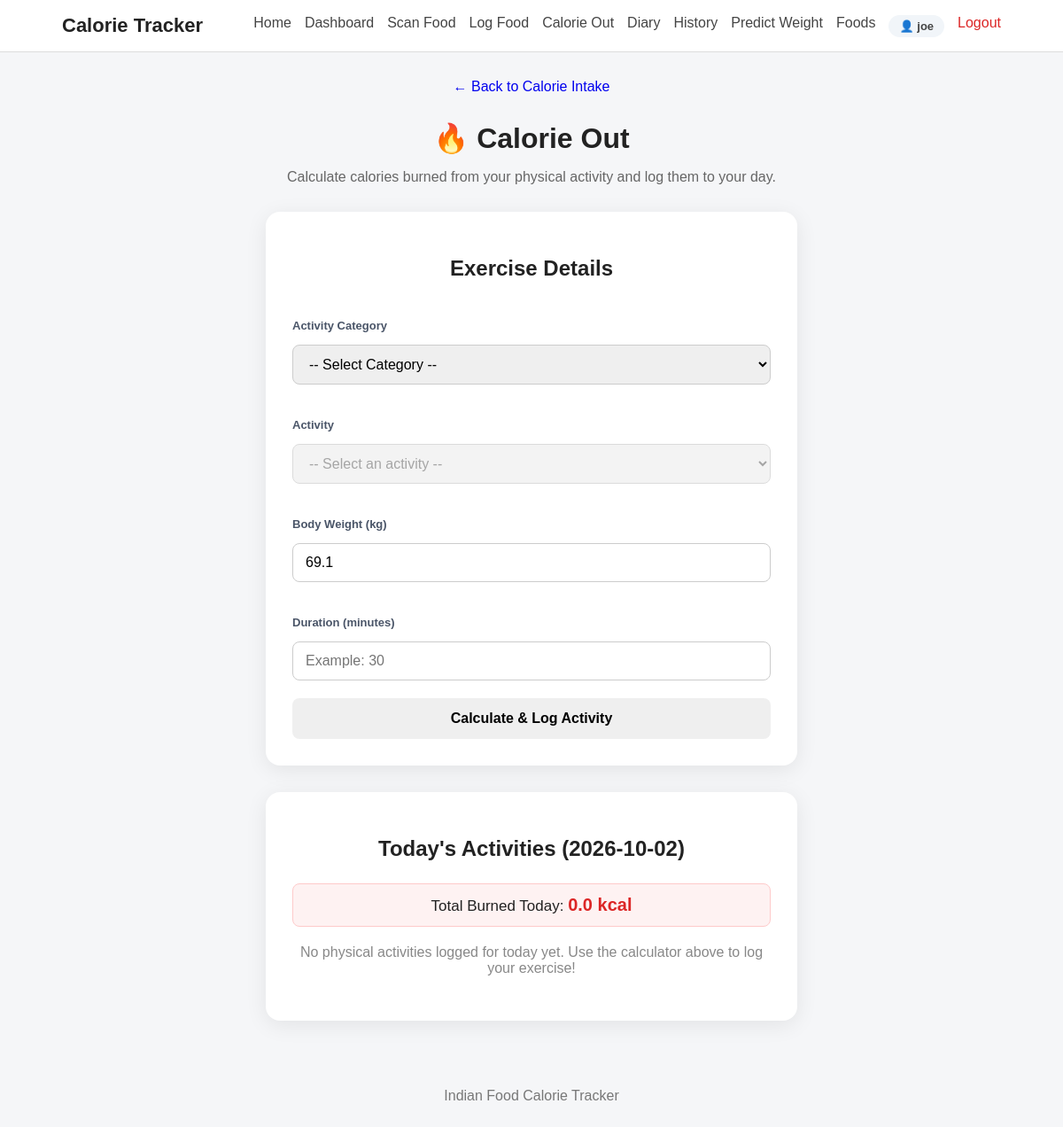
Page /calorie-out (signed in) on the earlier database version.
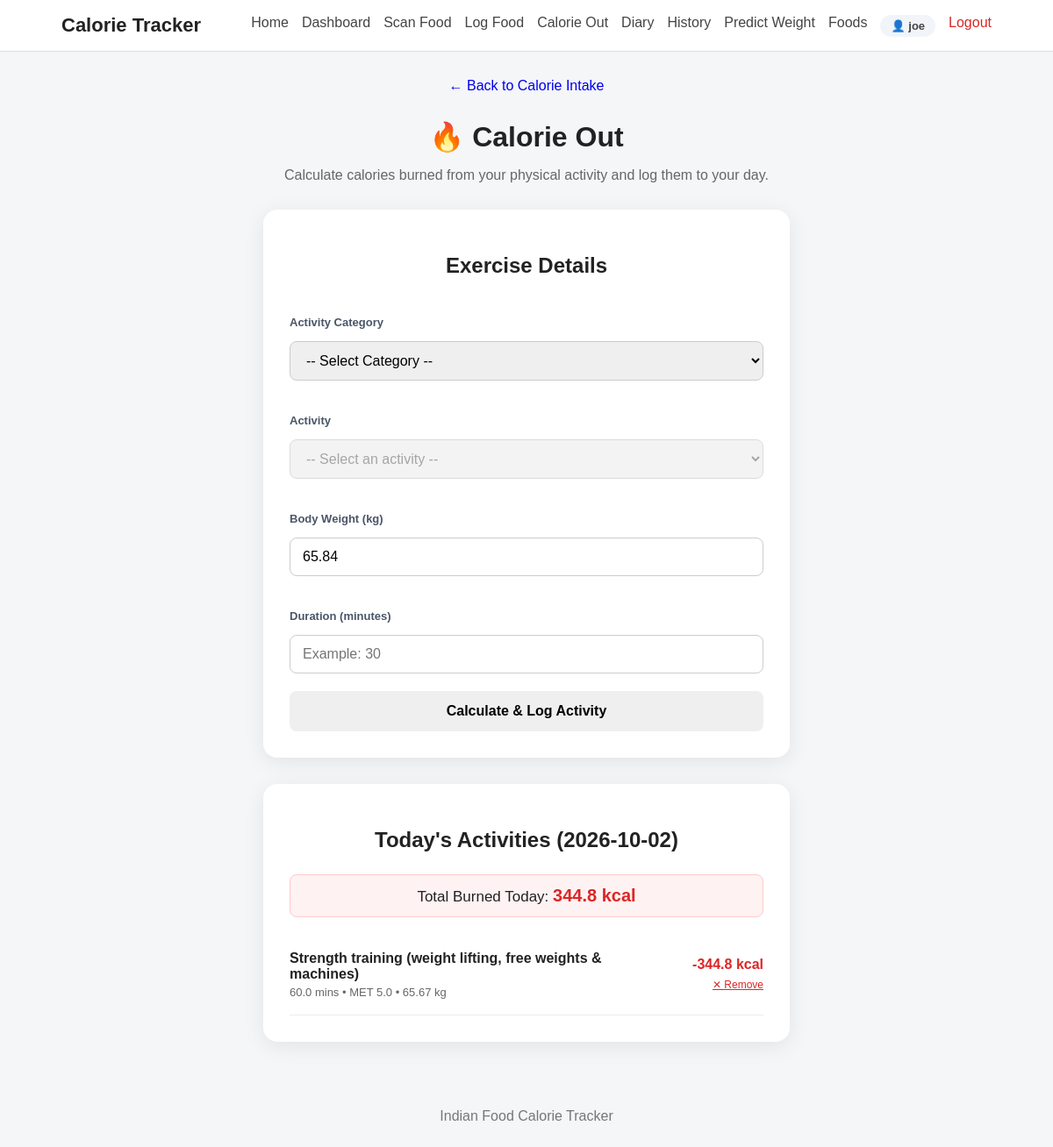
Same page on the later database version.
### tables this page shows
CREATE TABLE weight_records (
            id INTEGER PRIMARY KEY AUTOINCREMENT,
            user_id INTEGER NOT NULL,
            weight_kg REAL NOT NULL,
            recorded_date TEXT NOT NULL,
            created_at TIMESTAMP DEFAULT CURRENT_TIMESTAMP,
            FOREIGN KEY (user_id) REFERENCES users(id) ON DELETE CASCADE
        );

CREATE TABLE calorie_out_records (
            id INTEGER PRIMARY KEY AUTOINCREMENT,
            user_id INTEGER NOT NULL,
            activity TEXT NOT NULL,
            met REAL NOT NULL,
            weight_kg REAL NOT NULL,
            duration_minutes REAL NOT NULL,
            calories_burned REAL NOT NULL,
            recorded_date TEXT NOT NULL,
            created_at TIMESTAMP DEFAULT CURRENT_TIMESTAMP,
            FOREIGN KEY (user_id) REFERENCES users(id) ON DELETE CASCADE
        );

### app.py (the view)
@app.route("/calorie-out", methods=["GET"])
@login_required
def calorie_out():
    user_id = session.get("user_id")
    categories = get_activity_categories()
    latest_w = get_latest_weight(user_id)
    user_weight = latest_w["weight_kg"] if latest_w else None
    today = datetime.now().strftime("%Y-%m-%d")
    today_exercises = get_calorie_out_by_date(user_id, today)
    today_burned = get_calorie_out_total(user_id, today)
    return render_template(
        "calorie_out.html",
        categories=categories,
        user_weight=user_weight,
        today_exercises=today_exercises,
        today_burned=today_burned,
        today=today
    )

### app.py (called while the page is built)
def login_required(view_func):
    @wraps(view_func)
    def wrapped_view(*args, **kwargs):
        if not session.get("user_id"):
            flash("Please log in to access this page.", "error")
            return redirect(url_for("login", next=request.path))
        return view_func(*args, **kwargs)
    return wrapped_view

@app.context_processor
def inject_user():
    user_id = session.get("user_id")
    if user_id:
        user = get_user_by_id(user_id)
        if user:
            return {"current_user": user, "logged_in": True}
    return {"current_user": None, "logged_in": False}

### database.py (called while the page is built)
def get_connection():
    connection = sqlite3.connect(
        DATABASE_PATH
    )
    connection.row_factory = sqlite3.Row
    connection.execute("PRAGMA foreign_keys = ON")
    return connection

def get_user_by_id(user_id):
    connection = get_connection()
    cursor = connection.cursor()
    cursor.execute("SELECT * FROM users WHERE id = ?", (user_id,))
    user = cursor.fetchone()
    connection.close()
    return user

### services/calorie_burn_service.py (called while the page is built)
def get_activity_categories():
    categories = (
        met_data["Actvitiy"]
        .dropna()
        .unique()
        .tolist()
    )
    return sorted(categories)

### templates/calorie_out.html (shortened to what this page needs)
{% extends "base.html" %}
{% block content %}
<div class="page-header">
    <a href="{{ url_for('home') }}" class="back-link">
        ← Back to Calorie Intake
    </a>
    <h1>🔥 Calorie Out</h1>
    <p>
        Calculate calories burned from your physical activity and log them to your day.
    </p>
</div>
<div class="calorie-out-card">
    <h2>Exercise Details</h2>
    <form id="calorieOutForm">
        <div class="form-group">
            <label for="category">Activity Category</label>
            <select id="category" required>
                <option value="">-- Select Category --</option>
            </select>
        </div>
        <div class="form-group">
            <label for="activity">Activity</label>
            <select id="activity" required disabled>
                <option value="">-- Select an activity --</option>
            </select>
        </div>
        <div class="form-group">
            <label for="weight">Body Weight (kg)</label>
            <input
                type="number"
                id="weight"
                min="1"
                max="500"
                step="0.1"
                placeholder="Example: 65"
                value="{{ user_weight if user_weight else '' }}"
                required
            >
        </div>
        <div class="form-group">
            <label for="duration">Duration (minutes)</label>
            <input
                type="number"
                id="duration"
                min="1"
                max="1440"
                step="1"
                placeholder="Example: 30"
                required
            >
        </div>
        <button
            type="submit"
            class="calculate-btn"
            id="calculateBtn"
        >
            Calculate &amp; Log Activity
        </button>
    </form>
</div>
<div class="calorie-out-card" style="margin-top: 30px;">
    <h2>Today's Activities ({{ today }})</h2>
    <div style="text-align: center; margin-bottom: 20px; font-size: 17px; background: #fef2f2; padding: 12px; border-radius: 8px; border: 1px solid #fecaca;">
        Total Burned Today: <strong style="color: #dc2626; font-size: 20px;">{{ "%.1f"|format(today_burned) }} kcal</strong>
    </div>
    {% if today_exercises %}
        <div class="exercises-list">
            {% for ex in today_exercises %}
            <div class="diary-entry" style="align-items: center;">
                <div>
                    <h3 style="margin-bottom: 4px; font-size: 16px;">{{ ex.activity }}</h3>
                    <p style="margin: 0; color: #666; font-size: 13px;">
                        {{ ex.duration_minutes }} mins &bull; MET {{ ex.met }} &bull; {{ ex.weight_kg }} kg
                    </p>
                </div>
                <div style="text-align: right;">
                    <strong style="font-size: 16px; color: #dc2626; display: block;">
                        -{{ "%.1f"|format(ex.calories_burned) }} kcal
                    </strong>
                    <form action="{{ url_for('delete_exercise', record_id=ex.id) }}" method="POST" style="margin-top: 4px;" onsubmit="return confirm('Remove this exercise entry?');">
                        <button type="submit" style="background: none; border: none; color: #dc2626; font-size: 12px; cursor: pointer; padding: 0; text-decoration: underline;">
                            ✕ Remove
                        </button>
                    </form>
                </div>
            </div>
            {% endfor %}
        </div>
    {% else %}
        <p style="text-align: center; color: #888; margin: 20px 0;">
            No physical activities logged for today yet. Use the calculator above to log your exercise!
        </p>
    {% endif %}
</div>
{% endblock %}

Differences in the rows shown:
removed weight_records: weight_kg "69.1"
added weight_records: weight_kg "65.84"
added calorie_out_records: activity "Strength training (weight lifting, free weights & machines)", duration_minutes "60.0", met "5.0", weight_kg "65.67", calories_burned "344.8"
Other differences:
{{ "%.1f"|format(today_burned) }}: "0.0" → "344.8"
text no longer shown: "No physical activities logged for today yet. Use the calculator above to log your exercise!"
